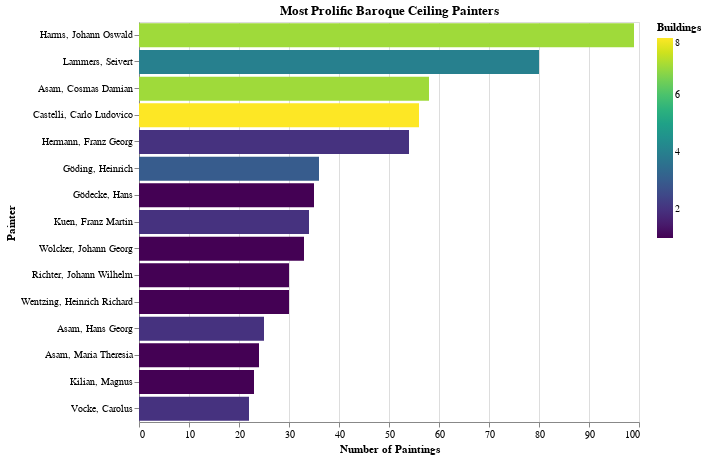

The code cell stored with this chart in its notebook:
### Code cell
# =============================================================================
# CELL 11: Top Painters Analysis
# =============================================================================
# Using the painting_persons junction table for accurate individual painter counts.
# The paintings.painters column contains pipe-separated values for collaborative
# works, which would incorrectly group "A | B" as a single painter.

print("🎨 TOP PAINTERS")
print("=" * 60)

painters_df = con.execute("""
    SELECT 
        pp.person_name,
        COUNT(DISTINCT pp.nfdi_uri) as painting_count,
        COUNT(DISTINCT p.building_id) as building_count,
        MIN(p.year_start) as active_from,
        MAX(p.year_end) as active_until
    FROM painting_persons pp
    JOIN paintings p ON pp.nfdi_uri = p.nfdi_uri
    WHERE pp.role = 'PAINTER'
    GROUP BY pp.person_name
    HAVING COUNT(DISTINCT pp.nfdi_uri) >= 2
    ORDER BY painting_count DESC
    LIMIT 25
""").pl()

print(painters_df)

# Visualization
if len(painters_df) > 0:
    chart = alt.Chart(painters_df.head(15).to_pandas()).mark_bar().encode(
        x=alt.X('painting_count:Q', title='Number of Paintings'),
        y=alt.Y('person_name:N', sort='-x', title='Painter'),
        color=alt.Color('building_count:Q', 
                       scale=alt.Scale(scheme='viridis'),
                       title='Buildings'),
        tooltip=['person_name', 'painting_count', 'building_count', 'active_from', 'active_until']
    ).properties(
        title='Most Prolific Baroque Ceiling Painters',
        width=500,
        height=400
    )
    ipython_display(chart)

### Figure 1 — Vega-Lite specification as saved in the notebook (floating-point values rounded to 4 significant figures)
{"config": {"view": {"continuousWidth": 300, "continuousHeight": 300}}, "data": {"name": "data-0ce14a8a1bca9bc9ff2174853e3db7f2"}, "mark": {"type": "bar"}, "encoding": {"color": {"field": "building_count", "scale": {"scheme": "viridis"}, "title": "Buildings", "type": "quantitative"}, "tooltip": [{"field": "person_name", "type": "nominal"}, {"field": "painting_count", "type": "quantitative"}, {"field": "building_count", "type": "quantitative"}, {"field": "active_from", "type": "quantitative"}, {"field": "active_until", "type": "quantitative"}], "x": {"field": "painting_count", "title": "Number of Paintings", "type": "quantitative"}, "y": {"field": "person_name", "sort": "-x", "title": "Painter", "type": "nominal"}}, "height": 400, "title": "Most Prolific Baroque Ceiling Painters", "width": 500, "$schema": "https://vega.github.io/schema/vega-lite/v6.1.0.json", "datasets": {"data-0ce14a8a1bca9bc9ff2174853e3db7f2": [{"person_name": "Harms, Johann Oswald", "painting_count": 99, "building_count": 7, "active_from": 1682, "active_until": 1707}, {"person_name": "Lammers, Seivert", "painting_count": 80, "building_count": 4, "active_from": 1670, "active_until": 1703}, {"person_name": "Asam, Cosmas Damian", "painting_count": 58, "building_count": 7, "active_from": 1700, "active_until": 1948}, {"person_name": "Castelli, Carlo Ludovico", "painting_count": 56, "building_count": 8, "active_from": 1707, "active_until": 1770}, {"person_name": "Hermann, Franz Georg", "painting_count": 54, "building_count": 2, "active_from": 1729, "active_until": 1742}, {"person_name": "Göding, Heinrich", "painting_count": 36, "building_count": 3, "active_from": 1559, "active_until": 1591}, {"person_name": "Gödecke, Hans", "painting_count": 35, "building_count": 1, "active_from": 1595, "active_until": 1595}, {"person_name": "Kuen, Franz Martin", "painting_count": 34, "building_count": 2, "active_from": 1751, "active_until": 1758}, {"person_name": "Wolcker, Johann Georg", "painting_count": 33, "building_count": 1, "active_from": 1739, "active_until": 1739}, {"person_name": "Richter, Johann Wilhelm", "painting_count": 30, "building_count": 1, "active_from": 1690, "active_until": 1703}, {"person_name": "Wentzing, Heinrich Richard", "painting_count": 30, "building_count": 1, "active_from": 1690, "active_until": 1703}, {"person_name": "Asam, Hans Georg", "painting_count": 25, "building_count": 2, "active_from": 1703, "active_until": 1707}, {"person_name": "Asam, Maria Theresia", "painting_count": 24, "building_count": 1, "active_from": 1703, "active_until": 1705}, {"person_name": "Kilian, Magnus", "painting_count": 23, "building_count": 1, "active_from": 1601, "active_until": 1601}, {"person_name": "Vocke, Carolus", "painting_count": 22, "building_count": 2, "active_from": 1737, "active_until": 1972}]}}
